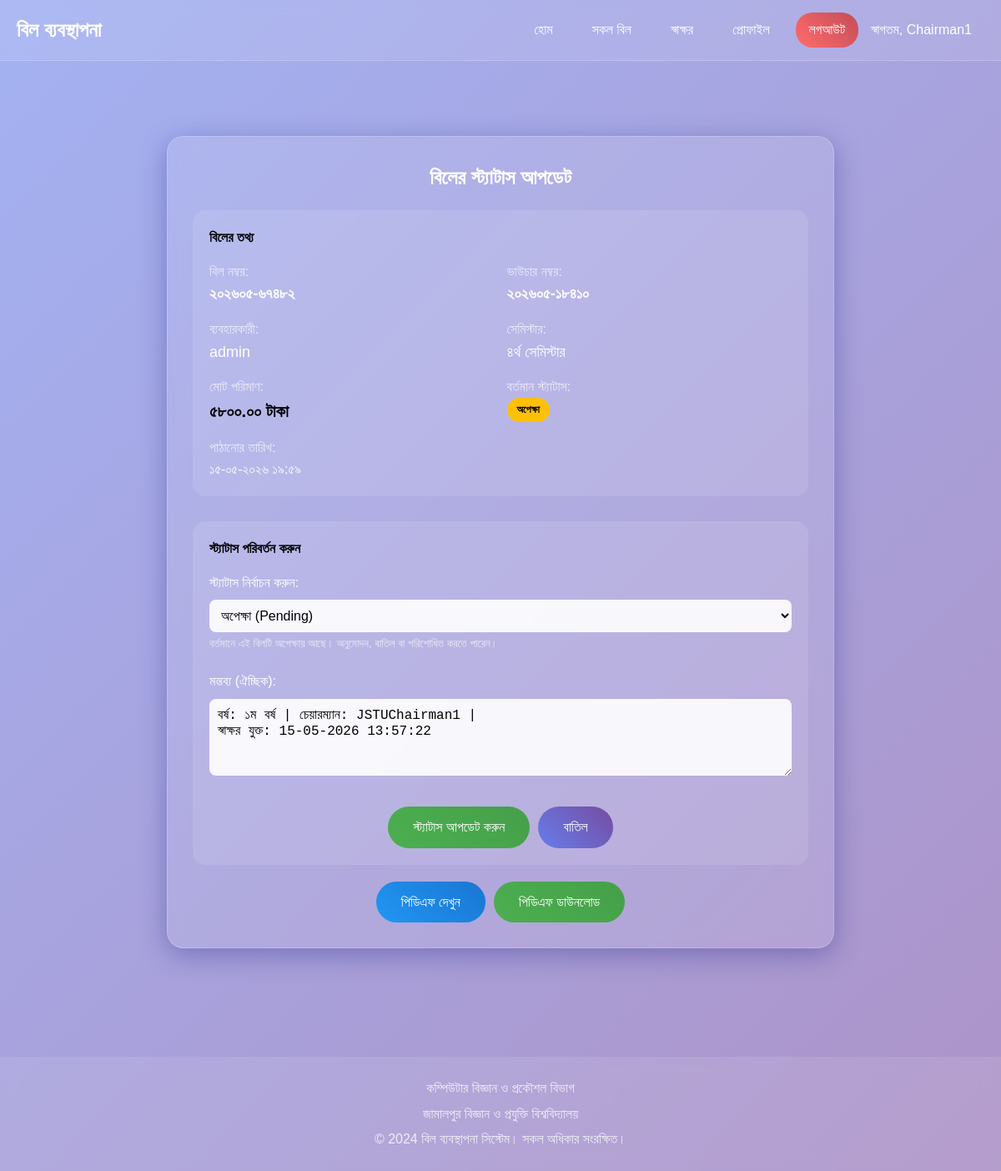
Screenshot of /bill/update-status/88/ (signed in) with the database file from the repository.
### core/models.py (models this page shows, shortened)
class Bill(models.Model):
    DEGREE_CHOICES = [
        ('honors', 'অনার্স'),
        ('masters', 'মাস্টার্স'),
    ]
    BANK_CHOICES = [
        ('জনতা ব্যাংক', 'জনতা ব্যাংক'),
        ('ডাচ বাংলা ব্যাংক', 'ডাচ বাংলা ব্যাংক'),
        ('সোনালী ব্যাংক', 'সোনালী ব্যাংক'),
        ('ইসলামী ব্যাংক', 'ইসলামী ব্যাংক'),
    ]
    bank_name = models.CharField(max_length=50, choices=BANK_CHOICES, blank=True, null=True,
                                 verbose_name='ব্যাংকের নাম')
    bank_branch = models.CharField(max_length=100, blank=True, null=True, verbose_name='শাখা')
    account_number = models.CharField(max_length=50, blank=True, null=True, verbose_name='একাউন্ট নাম্বার')
    routing_number = models.CharField(max_length=50, blank=True, null=True, verbose_name='রাউটিং নাম্বার')
    SEMESTER_CHOICES = [
        ('১ম সেমিস্টার', '১ম সেমিস্টার'),
        ('২য় সেমিস্টার', '২য় সেমিস্টার'),
        ('৩য় সেমিস্টার', '৩য় সেমিস্টার'),
        ('৪র্থ সেমিস্টার', '৪র্থ সেমিস্টার'),
        ('৫ম সেমিস্টার', '৫ম সেমিস্টার'),
        ('৬ষ্ঠ সেমিস্টার', '৬ষ্ঠ সেমিস্টার'),
        ('৭ম সেমিস্টার', '৭ম সেমিস্টার'),
        ('৮ম সেমিস্টার', '৮ম সেমিস্টার'),
        ('মাস্টার্স', 'মাস্টার্স')
    ]
    STATUS_CHOICES = [
        ('draft', 'Draft'),
        ('pending', 'Pending'),
        ('approved', 'Approved'),
        ('rejected', 'Rejected'),
        ('paid', 'Paid'),
        ('sent_to_controller', 'Sent to Controller'),
        ('approved_by_controller', 'Approved by Controller'),
        ('rejected_by_controller', 'Rejected by Controller'),
    ]
    bill_number = models.CharField(max_length=50, unique=True, verbose_name='বিল নম্বর')
    voucher_number = models.CharField(max_length=50, unique=True, verbose_name='ভাউচার নম্বর')
    user = models.ForeignKey(User, on_delete=models.CASCADE, verbose_name='ব্যবহারকারী')
    semester = models.CharField(max_length=20, choices=SEMESTER_CHOICES, verbose_name='সেমিস্টার')
    department = models.CharField(max_length=100, default='কম্পিউটার বিজ্ঞান এবং প্রকৌশল', verbose_name='বিভাগ')
    bangla_date = models.CharField(max_length=50, verbose_name='বাংলা তারিখ')
    total_amount = models.DecimalField(max_digits=10, decimal_places=2, default=0, verbose_name='মোট টাকা')
    status = models.CharField(
        max_length=30,  # Changed from 20 to 30
        choices=STATUS_CHOICES,
        default='pending',
        verbose_name='স্ট্যাটাস'
    )
    approved_by = models.ForeignKey(
        User,
        on_delete=models.SET_NULL,
        null=True,
        blank=True,
        related_name='approved_bills',
        verbose_name='অনুমোদনকারী'
    )
    approved_at = models.DateTimeField(null=True, blank=True, verbose_name='অনুমোদনের সময়')
    remarks = models.TextField(blank=True, null=True, verbose_name='মন্তব্য')
    created_at = models.DateTimeField(auto_now_add=True)
    updated_at = models.DateTimeField(auto_now=True)
    is_hidden_from_chairman = models.BooleanField(default=False, verbose_name='চেয়ারম্যানের কাছে লুকানো')
    sent_at = models.DateTimeField(null=True, blank=True, verbose_name='পাঠানোর সময়')
    degree_type = models.CharField(max_length=10, choices=DEGREE_CHOICES, default='honors', verbose_name='ডিগ্রির ধরণ')
    user_signature_added = models.BooleanField(default=False, verbose_name='ব্যবহারকারীর স্বাক্ষর যুক্ত হয়েছে')
    chairman_signature_added = models.BooleanField(default=False, verbose_name='চেয়ারম্যানের স্বাক্ষর যুক্ত হয়েছে')
    sent_to_controller_at = models.DateTimeField(null=True, blank=True, verbose_name='কন্ট্রোলে পাঠানোর সময়')
    controller_approved_at = models.DateTimeField(null=True, blank=True, verbose_name='কন্ট্রোলার অনুমোদনের সময়')
    controller_approved_by = models.ForeignKey(
        User,
        on_delete=models.SET_NULL,
        null=True,
        blank=True,
        related_name='controller_approved_bills',
        verbose_name='কন্ট্রোলার অনুমোদনকারী'
    )
    class Meta:
        ordering = ['-created_at']
        verbose_name = 'বিল'
        verbose_name_plural = 'বিলগুলি'

### core/views.py (the view)
# urls.py: path('bill/update-status/<int:bill_id>/', views.update_bill_status, name='update_bill_status'),
@login_required
@user_passes_test(is_admin)
def update_bill_status(request, bill_id):
    bill = get_object_or_404(Bill, id=bill_id)
    if request.method == 'POST':
        form = BillStatusForm(request.POST, instance=bill)
        if form.is_valid():
            bill = form.save(commit=False)
            if bill.status == 'approved' and not bill.approved_by:
                bill.approved_by = request.user
                bill.approved_at = timezone.now()
            elif bill.status != 'approved':
                bill.approved_by = None
                bill.approved_at = None
            bill.save()
            log_activity(request.user, 'Bill status updated',
                         f'Bill {bill.bill_number} status changed to {bill.status}')
            messages.success(request, 'বিলের স্ট্যাটাস সফলভাবে আপডেট করা হয়েছে!')
            return redirect('all_bills')
    else:
        form = BillStatusForm(instance=bill)
    context = {
        'bill': bill,
        'form': form
    }
    return render(request, 'core/update_bill_status.html', context)

### templates/core/update_bill_status.html (shortened to what this page needs)
{% extends 'base.html' %}
{% load bangla_number %}
{% block content %}
<div class="container">
    <div class="glass-card" style="max-width: 800px; margin: 50px auto;">
        <h2 style="color: white; margin-bottom: 20px; text-align: center;">
             বিলের স্ট্যাটাস আপডেট
        </h2>
        <div style="background: rgba(255,255,255,0.1); border-radius: 15px; padding: 20px; margin-bottom: 30px;">
            <h4 style="color: #030303; margin-bottom: 15px;">
                 বিলের তথ্য
            </h4>
            <div style="display: grid; grid-template-columns: repeat(auto-fit, minmax(250px, 1fr)); gap: 15px;">
                <div>
                    <p style="color: rgba(255,255,255,0.7); margin: 0;">বিল নম্বর:</p>
                    <p style="color: white; font-size: 18px; font-weight: bold;">{{ bill.bill_number|bangla_number }}</p>
                </div>
                <div>
                    <p style="color: rgba(255,255,255,0.7); margin: 0;">ভাউচার নম্বর:</p>
                    <p style="color: white; font-size: 18px; font-weight: bold;">{{ bill.voucher_number|bangla_number }}</p>
                </div>
                <div>
                    <p style="color: rgba(255,255,255,0.7); margin: 0;">ব্যবহারকারী:</p>
                    <p style="color: white; font-size: 18px;">{{ bill.user.get_full_name|default:bill.user.username }}</p>
                </div>
                <div>
                    <p style="color: rgba(255,255,255,0.7); margin: 0;">সেমিস্টার:</p>
                    <p style="color: white; font-size: 18px;">{{ bill.semester }}</p>
                </div>
                <div>
                    <p style="color: rgba(255,255,255,0.7); margin: 0;">মোট পরিমাণ:</p>
                    <p style="color: #000000; font-size: 20px; font-weight: bold;">{{ bill.total_amount|floatformat:2|bangla_number }} টাকা</p>
                </div>
                <div>
                    <p style="color: rgba(255,255,255,0.7); margin: 0;">বর্তমান স্ট্যাটাস:</p>
                    <p>
                        {% if bill.status == 'pending' %}
                            <span class="status-badge status-pending">অপেক্ষা</span>
                        {% elif bill.status == 'approved' %}
                            <span class="status-badge status-approved">অনুমোদিত</span>
                        {% elif bill.status == 'rejected' %}
                            <span class="status-badge status-rejected">বাতিল</span>
                        {% elif bill.status == 'paid' %}
                            <span class="status-badge status-paid">পরিশোধিত</span>
                        {% endif %}
                    </p>
                </div>
                {% if bill.sent_at %}
                <div>
                    <p style="color: rgba(255,255,255,0.7); margin: 0;">পাঠানোর তারিখ:</p>
                    <p style="color: white;">{{ bill.sent_at|date:"d-m-Y H:i"|bangla_number }}</p>
                </div>
                {% endif %}
            </div>
        </div>
        <div style="background: rgba(255,255,255,0.1); border-radius: 15px; padding: 20px;">
            <h4 style="color: #000000; margin-bottom: 15px;">
                 স্ট্যাটাস পরিবর্তন করুন
            </h4>
            <form method="post" id="statusUpdateForm">
                <div style="margin-bottom: 20px;">
                    <label style="color: white; display: block; margin-bottom: 8px;">
                         স্ট্যাটাস নির্বাচন করুন:
                    </label>
                    <select name="status" class="form-control" required style="width: 100%;">
                        <option value="pending" {% if bill.status == 'pending' %}selected{% endif %}>
                            অপেক্ষা (Pending)
                        </option>
                    </select>
                    <small style="color: rgba(255,255,255,0.7);">
                        {% if bill.status == 'pending' %}
                            বর্তমানে এই বিলটি অপেক্ষায় আছে। অনুমোদন, বাতিল বা পরিশোধিত করতে পারেন।
                        {% elif bill.status == 'approved' %}
                            বর্তমানে এই বিলটি অনুমোদিত। পরিশোধিত বা অপেক্ষায় পরিবর্তন করতে পারেন।
                        {% elif bill.status == 'rejected' %}
                            বর্তমানে এই বিলটি বাতিল। পুনরায় অনুমোদন বা অপেক্ষায় পরিবর্তন করতে পারেন।
                        {% elif bill.status == 'paid' %}
                            বর্তমানে এই বিলটি পরিশোধিত। অনুমোদন বা অপেক্ষায় পরিবর্তন করতে পারেন।
                        {% endif %}
                    </small>
                </div>
                <div style="margin-bottom: 20px;">
                    <label style="color: white; display: block; margin-bottom: 8px;">
                         মন্তব্য (ঐচ্ছিক):
                    </label>
                    <textarea name="remarks" class="form-control" rows="4"
                              placeholder="বিলের স্ট্যাটাস পরিবর্তনের কারণ উল্লেখ করুন...">{{ bill.remarks|default:'' }}</textarea>
                </div>
                <div style="display: flex; gap: 10px; justify-content: center; margin-top: 30px;">
                    <button type="submit" class="btn btn-success" onclick="return confirmStatusChange()">
                         স্ট্যাটাস আপডেট করুন
                    </button>
                    <a href="{% url 'all_bills' %}" class="btn btn-secondary">
                         বাতিল
                    </a>
                </div>
            </form>
        </div>
        <div style="display: flex; gap: 10px; justify-content: center; margin-top: 20px;">
            <a href="{% url 'view_bill_pdf' bill.id %}" target="_blank" class="btn btn-info">
                 পিডিএফ দেখুন
            </a>
            <a href="{% url 'download_bill' bill.id %}" class="btn btn-success">
                 পিডিএফ ডাউনলোড
            </a>
        </div>
    </div>
</div>
{% endblock %}

### templates/base.html (shortened to what this page needs)
{% load static %}
<!DOCTYPE html>
<html lang="bn">
<head>
    <link rel="stylesheet" href="{% static 'css/fonts.css' %}">
    <link rel="stylesheet" href="{% static 'css/base.css' %}">
</head>
<body style="background: linear-gradient(135deg, rgba(102,126,234,0.6), rgba(118,75,162,0.6)),
             url('https://i.postimg.cc/qBhmnzdM/bg.jpg') no-repeat center center fixed;
             background-size: cover;">
    <nav class="navbar">
        <div class="nav-container">
            <a href="{% url 'home' %}" class="logo">বিল ব্যবস্থাপনা</a>
            <div class="nav-links" id="navLinks">
            {% if user.is_authenticated %}
                {% if user.profile.user_type == 'চেয়ারম্যান' %}
                    <a href="{% url 'home' %}" {% if request.path == '/' %}class="active"{% endif %}>হোম</a>
                    {% if user.username == 'JSTUChairman1' %}
                        <a href="{% url 'all_bills' %}" {% if 'all-bills' in request.path %}class="active"{% endif %}>সকল বিল</a>
                        <a href="{% url 'signature_upload_chairman1' %}" {% if 'signature' in request.path %}class="active"{% endif %}>স্বাক্ষর</a>
                    {% elif user.username == 'JSTUChairman2' %}
                        <a href="{% url 'all_bills' %}" {% if 'all-bills' in request.path %}class="active"{% endif %}>সকল বিল</a>
                        <a href="{% url 'signature_upload_chairman2' %}" {% if 'signature' in request.path %}class="active"{% endif %}>স্বাক্ষর</a>
                    {% elif user.username == 'JSTUChairman3' %}
                        <a href="{% url 'all_bills' %}" {% if 'all-bills' in request.path %}class="active"{% endif %}>সকল বিল</a>
                        <a href="{% url 'signature_upload_chairman3' %}" {% if 'signature' in request.path %}class="active"{% endif %}>স্বাক্ষর</a>
                    {% elif user.username == 'JSTUChairman4' %}
                        <a href="{% url 'all_bills' %}" {% if 'all-bills' in request.path %}class="active"{% endif %}>সকল বিল</a>
                        <a href="{% url 'signature_upload_chairman4' %}" {% if 'signature' in request.path %}class="active"{% endif %}>স্বাক্ষর</a>
                    {% else %}
                        <a href="{% url 'all_bills' %}" {% if 'all-bills' in request.path %}class="active"{% endif %}>সকল বিল</a>
                        <a href="{% url 'signature_upload' %}" {% if 'signature' in request.path %}class="active"{% endif %}>স্বাক্ষর</a>
                    {% endif %}
                    <a href="{% url 'profile' %}" {% if 'profile' in request.path %}class="active"{% endif %}>প্রোফাইল</a>
                    <a href="{% url 'logout' %}" class="btn-danger">লগআউট</a>
                {% endif %}
                <span class="user-welcome">স্বাগতম, {{ user.first_name }}</span>
            {% endif %}
        </div>
        </div>
    </nav>
    <div class="container">
        {% block content %}
        {% endblock %}
    </div>
    <footer class="footer">
        <p>কম্পিউটার বিজ্ঞান ও প্রকৌশল বিভাগ</p>
        <p>জামালপুর বিজ্ঞান ও প্রযুক্তি বিশ্ববিদ্যালয়</p>
        <p>&copy; 2024 বিল ব্যবস্থাপনা সিস্টেম। সকল অধিকার সংরক্ষিত।</p>
    </footer>
</body>
</html>

### rows the page displays
Bill: bill_number|bangla_number "২০২৬০৫-৬৭৪৮২", voucher_number|bangla_number "২০২৬০৫-১৮৪১০", user.get_full_name "admin", semester "৪র্থ সেমিস্টার", total_amount|bangla_number "৫৮০০.০০", sent_at|bangla_number "১৫-০৫-২০২৬ ১৯:৫৯", status "অপেক্ষা (Pending)", remarks "বর্ষ: ১ম বর্ষ | চেয়ারম্যান: JSTUChairman1 | স্বাক্ষর যুক্ত: 15-05-2026 13:57:22"

### other values shown
{{ user.first_name }} "Chairman1"
